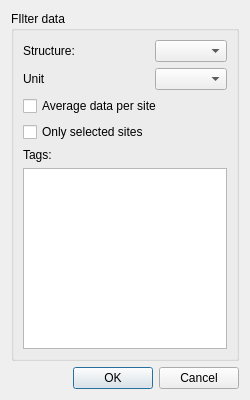
<?xml version="1.0" encoding="UTF-8"?>
<ui version="4.0">
 <class>PlotStructures</class>
 <widget class="QDialog" name="PlotStructures">
  <property name="geometry">
   <rect>
    <x>0</x>
    <y>0</y>
    <width>250</width>
    <height>400</height>
   </rect>
  </property>
  <property name="minimumSize">
   <size>
    <width>250</width>
    <height>400</height>
   </size>
  </property>
  <property name="windowTitle">
   <string>Dialog</string>
  </property>
  <layout class="QVBoxLayout" name="verticalLayout_4">
   <item>
    <widget class="QGroupBox" name="groupBox">
     <property name="title">
      <string>FIlter data</string>
     </property>
     <layout class="QHBoxLayout" name="horizontalLayout_3">
      <item>
       <layout class="QVBoxLayout" name="verticalLayout">
        <item>
         <layout class="QHBoxLayout" name="horizontalLayout">
          <item>
           <widget class="QLabel" name="label">
            <property name="text">
             <string>Structure:</string>
            </property>
           </widget>
          </item>
          <item>
           <widget class="QComboBox" name="comboStructure">
            <property name="sizePolicy">
             <sizepolicy hsizetype="Fixed" vsizetype="Fixed">
              <horstretch>0</horstretch>
              <verstretch>0</verstretch>
             </sizepolicy>
            </property>
           </widget>
          </item>
         </layout>
        </item>
        <item>
         <layout class="QHBoxLayout" name="horizontalLayout_2">
          <item>
           <widget class="QLabel" name="label_3">
            <property name="text">
             <string>Unit</string>
            </property>
           </widget>
          </item>
          <item>
           <widget class="QComboBox" name="comboUnit">
            <property name="sizePolicy">
             <sizepolicy hsizetype="Fixed" vsizetype="Fixed">
              <horstretch>0</horstretch>
              <verstretch>0</verstretch>
             </sizepolicy>
            </property>
           </widget>
          </item>
         </layout>
        </item>
        <item>
         <widget class="QCheckBox" name="checkAverage">
          <property name="text">
           <string>Average data per site</string>
          </property>
         </widget>
        </item>
        <item>
         <widget class="QCheckBox" name="checkSelected">
          <property name="text">
           <string>Only selected sites</string>
          </property>
         </widget>
        </item>
        <item>
         <widget class="QLabel" name="label_2">
          <property name="text">
           <string>Tags:</string>
          </property>
         </widget>
        </item>
        <item>
         <widget class="QListWidget" name="listTags">
          <property name="selectionMode">
           <enum>QAbstractItemView::MultiSelection</enum>
          </property>
         </widget>
        </item>
       </layout>
      </item>
     </layout>
    </widget>
   </item>
   <item>
    <widget class="QDialogButtonBox" name="buttonBox">
     <property name="orientation">
      <enum>Qt::Horizontal</enum>
     </property>
     <property name="standardButtons">
      <set>QDialogButtonBox::Cancel|QDialogButtonBox::Ok</set>
     </property>
    </widget>
   </item>
  </layout>
 </widget>
 <resources/>
 <connections>
  <connection>
   <sender>buttonBox</sender>
   <signal>accepted()</signal>
   <receiver>PlotStructures</receiver>
   <slot>accept()</slot>
   <hints>
    <hint type="sourcelabel">
     <x>248</x>
     <y>254</y>
    </hint>
    <hint type="destinationlabel">
     <x>157</x>
     <y>274</y>
    </hint>
   </hints>
  </connection>
  <connection>
   <sender>buttonBox</sender>
   <signal>rejected()</signal>
   <receiver>PlotStructures</receiver>
   <slot>reject()</slot>
   <hints>
    <hint type="sourcelabel">
     <x>316</x>
     <y>260</y>
    </hint>
    <hint type="destinationlabel">
     <x>286</x>
     <y>274</y>
    </hint>
   </hints>
  </connection>
 </connections>
</ui>
